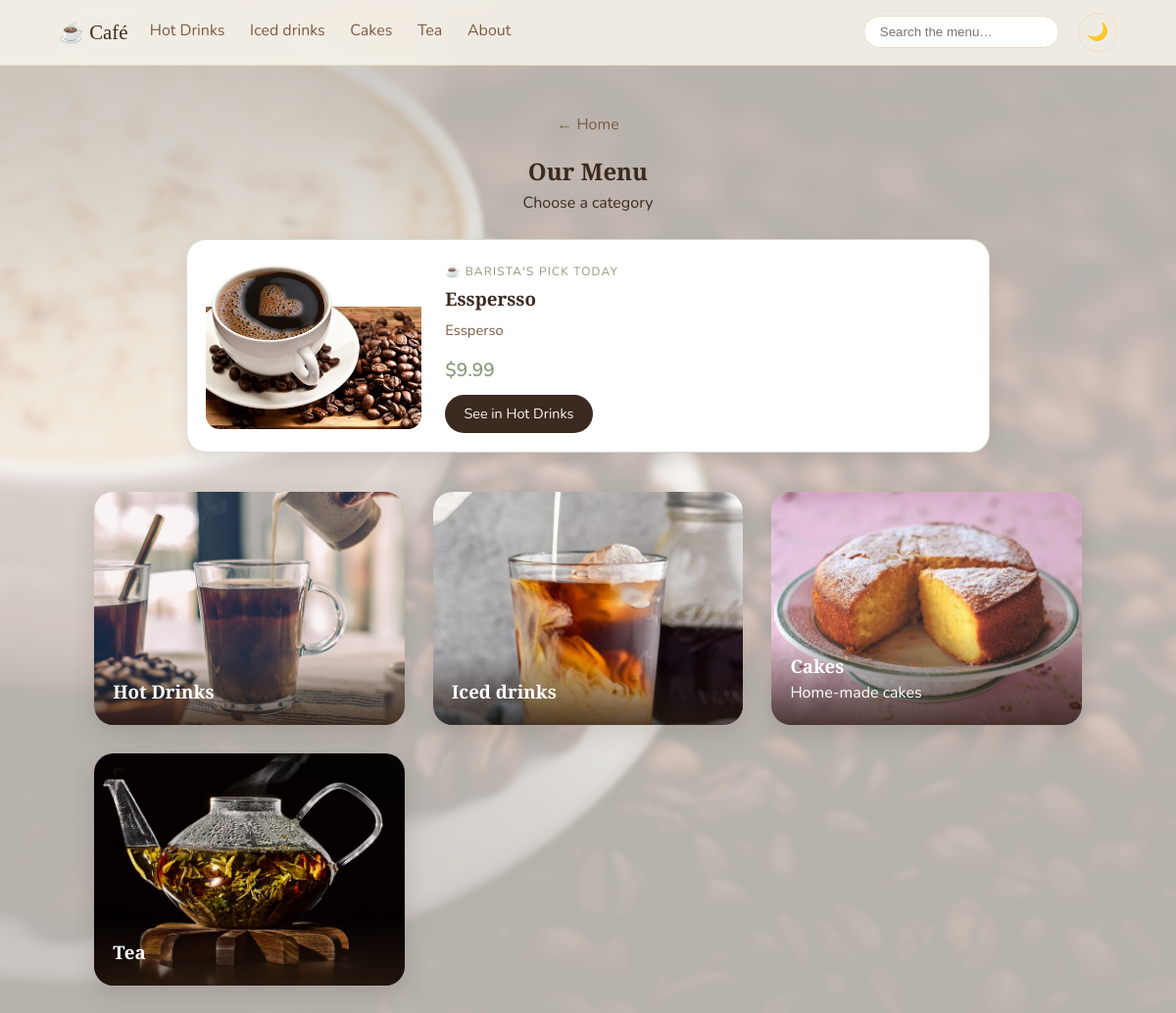
/coffee/, run on an earlier commit of the app's database.
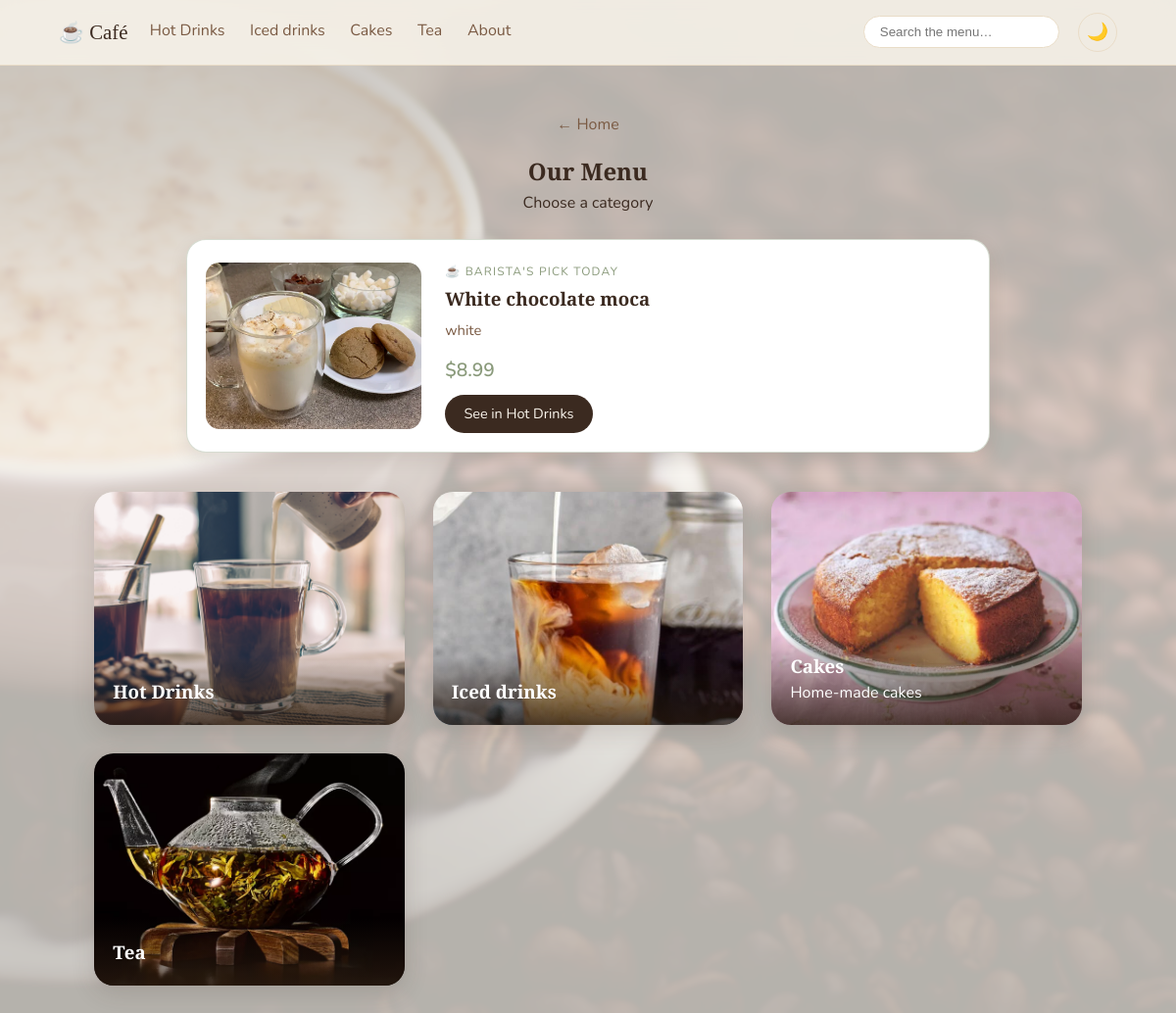
And on a later commit of the database.
### coffee/models.py (models this page shows, shortened)
class Product(models.Model):
    BADGES = [("", "None"), ("new", "New"), ("popular", "Popular"), ("seasonal", "Seasonal")]
    category = models.ForeignKey(Category, related_name="products", on_delete=models.CASCADE)
    name = models.CharField(max_length=100)
    ingredients = models.TextField(help_text="e.g. Espresso, steamed milk, foam")
    image = models.ImageField(upload_to="products/")
    price = models.DecimalField("Price (medium)", max_digits=6, decimal_places=2,
                                help_text="The regular price. For items without sizes, like cakes, this is the only price.")
    price_large = models.DecimalField("Price (large)", max_digits=6, decimal_places=2,
                                      null=True, blank=True,
                                      help_text="Leave empty if the item has no sizes")
    available = models.BooleanField(default=True, help_text="Untick when sold out; it will show greyed out")
    badge = models.CharField(max_length=10, choices=BADGES, blank=True)
    is_vegan = models.BooleanField("Vegan", default=False)
    is_caffeine_free = models.BooleanField("Caffeine-free", default=False)
    has_nuts = models.BooleanField("Contains nuts", default=False)
    has_dairy = models.BooleanField("Contains dairy", default=False)

class Category(models.Model):
    name = models.CharField(max_length=60)
    slug = models.SlugField(unique=True)
    description = models.CharField(max_length=140, blank=True)
    image = models.ImageField(upload_to="categories/")
    order = models.PositiveIntegerField(default=0)
    class Meta:
        ordering = ["order"]
        verbose_name_plural = "categories"
    def get_absolute_url(self):
        return reverse("category_detail", args=[self.slug])

### coffee/views.py (the view)
# urls.py: path("coffee/", views.categories, name="categories"),
def categories(request):
    pick, note = todays_pick()
    return render(request, "coffee/categories.html", {
        "categories": Category.objects.all(),
        "pick": pick, "pick_note": note,
    })

### coffee/context_processors.py (called while the page is built)
def nav_categories(request):
    return {"nav_categories": Category.objects.all()}

### coffee/views.py (called while the page is built)
def todays_pick():
    today = timezone.localdate()
    pick = DailyPick.objects.filter(date=today).select_related("product__category").first()
    if pick:
        return pick.product, pick.note
    products = list(Product.objects.filter(available=True)
                    .select_related("category").order_by("id"))
    if products:                       # fallback: rotate by date
        return products[today.toordinal() % len(products)], ""
    return None, ""

### coffee/templates/coffee/categories.html (shortened to what this page needs)
{% extends "coffee/base.html" %}
{% block content %}
<header class="page-header">
  <a class="back" href="{% url 'welcome' %}">← Home</a>
  <h2>Our Menu</h2>
  <p>Choose a category</p>
</header>
{% if pick %}
<section class="pick">
  <img src="{{ pick.image.url }}" alt="{{ pick.name }}">
  <div class="pick-text">
    <span class="tag">☕ Barista's pick today</span>
    <h3>{{ pick.name }}</h3>
    <p class="ingredients">{{ pick.ingredients }}</p>
    {% include "coffee/_prices.html" with p=pick %}
    <a class="btn-small" href="{% url 'category_detail' pick.category.slug %}">See in {{ pick.category.name }}</a>
  </div>
</section>
{% endif %}
<div class="grid categories">
  {% for c in categories %}
  <a class="category-card" href="{% url 'category_detail' c.slug %}">
    <img src="{{ c.image.url }}" alt="{{ c.name }}">
    <div class="overlay">
      <h3>{{ c.name }}</h3>
      <span>{{ c.description }}</span>
    </div>
  </a>
  {% endfor %}
</div>
{% endblock %}

### coffee/templates/coffee/_prices.html
<div class="prices">
  {% if p.price_large %}
    <span class="size"><small>Medium</small>${{ p.price }}</span>
    <span class="size"><small>Large</small>${{ p.price_large }}</span>
  {% else %}
    <span class="price">${{ p.price }}</span>
  {% endif %}
</div>

What changed in the data, as far as the page shows it:
no longer on this page (row unchanged): Product: image (picture), name "Esspersso", ingredients "Essperso", price "9.99", category.name "Hot Drinks"
now on this page (row edited): Product: image (picture), name "White chocolate moca", ingredients "white", price "8.99", category.name "Hot Drinks"
